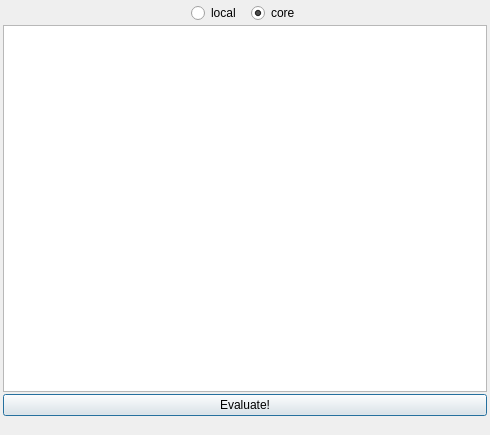
<?xml version="1.0" encoding="UTF-8"?>
<ui version="4.0">
 <class>DebugConsole</class>
 <widget class="QDialog" name="DebugConsole">
  <property name="geometry">
   <rect>
    <x>0</x>
    <y>0</y>
    <width>490</width>
    <height>435</height>
   </rect>
  </property>
  <property name="windowTitle">
   <string>Debug Console</string>
  </property>
  <layout class="QVBoxLayout">
   <property name="spacing">
    <number>2</number>
   </property>
   <property name="margin">
    <number>3</number>
   </property>
   <item>
    <layout class="QHBoxLayout">
     <property name="spacing">
      <number>10</number>
     </property>
     <item>
      <spacer>
       <property name="orientation">
        <enum>Qt::Horizontal</enum>
       </property>
       <property name="sizeHint" stdset="0">
        <size>
         <width>40</width>
         <height>20</height>
        </size>
       </property>
      </spacer>
     </item>
     <item>
      <widget class="QRadioButton" name="selectLocal">
       <property name="text">
        <string>local</string>
       </property>
       <property name="checked">
        <bool>false</bool>
       </property>
      </widget>
     </item>
     <item>
      <widget class="QRadioButton" name="selectCore">
       <property name="text">
        <string>core</string>
       </property>
       <property name="checked">
        <bool>true</bool>
       </property>
      </widget>
     </item>
     <item>
      <spacer>
       <property name="orientation">
        <enum>Qt::Horizontal</enum>
       </property>
       <property name="sizeHint" stdset="0">
        <size>
         <width>40</width>
         <height>20</height>
        </size>
       </property>
      </spacer>
     </item>
    </layout>
   </item>
   <item>
    <widget class="QTextEdit" name="scriptEdit"/>
   </item>
   <item>
    <widget class="QPushButton" name="evalButton">
     <property name="text">
      <string>Evaluate!</string>
     </property>
    </widget>
   </item>
   <item>
    <widget class="QLabel" name="resultLabel">
     <property name="text">
      <string/>
     </property>
    </widget>
   </item>
  </layout>
 </widget>
 <tabstops>
  <tabstop>selectLocal</tabstop>
  <tabstop>selectCore</tabstop>
  <tabstop>scriptEdit</tabstop>
  <tabstop>evalButton</tabstop>
 </tabstops>
 <resources/>
 <connections/>
</ui>
